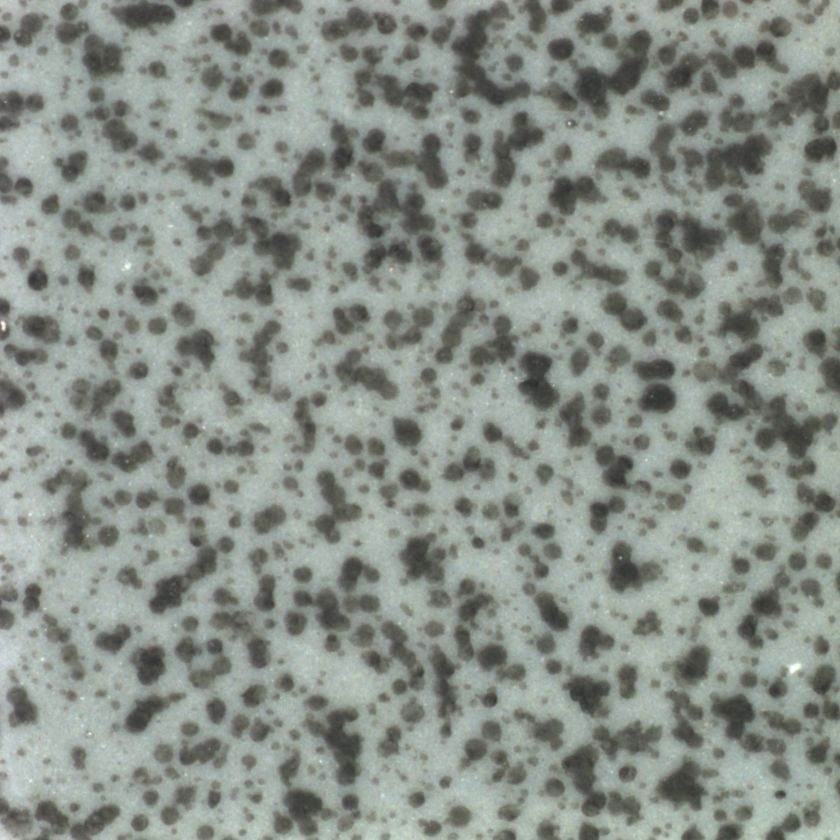
#> input picture uploads/WhatsApp_Image_2026-04-03_at_9.35.27_PM.jpeg, 840 x 840 px
$ python -i content_analysis.py   (imports and definitions only)   (older library calls are emulated)
#> lines starting #> are read from the running program, lines starting #| are printed output that depends on the picture
# modules/content/content_analysis.py
"""Content analysis module for extracting scene and object metrics from images.

Analyses background complexity, lighting conditions, object coverage,
orientation, aspect ratio, and centre offset. Produces a composite content
score (0–100) suitable for dataset suitability assessment.

Enhanced with:
  - GrabCut segmentation (Otsu fallback)
  - Multi-feature background analysis (edge + entropy + colour)
  - Confidence scores
  - Content score (0–100)
  - Bounding box data for visualisation
"""

import math
import cv2
import numpy as np

from modules.utils.models import ContentMetrics


class ContentAnalyzer:
    """Analyse content characteristics of an image.

    Parameters
    ----------
    image_path : str
        Path to the image file to analyse.

    Raises
    ------
    ValueError
        If the image cannot be opened.
    """

    def __init__(self, image_path: str):
        self.image_path = image_path
        self.image = cv2.imread(image_path)
#> self.image is the input picture: shape (840, 840, 3); mean B, G, R 136.9, 144.2, 137
        if self.image is None:
            raise ValueError(f"Cannot open image: {image_path}")
        self.gray = cv2.cvtColor(self.image, cv2.COLOR_BGR2GRAY)
        self.height, self.width = self.gray.shape
        self._fg_mask = None
        self._bounding_rect = None

    # ------------------------------------------------------------------
    # Background complexity – multi-feature
    # ------------------------------------------------------------------
    def _edge_density(self) -> float:
        edges = cv2.Canny(self.gray, 100, 200)
        return float(np.sum(edges > 0) / (self.width * self.height))

    def _texture_entropy(self) -> float:
        """Approximate local entropy using Laplacian standard deviation."""
        lap = cv2.Laplacian(self.gray, cv2.CV_64F)
        return float(np.std(lap))

    def _colour_variance(self) -> float:
        """Mean per-channel standard deviation in BGR."""
        stds = [float(np.std(self.image[:, :, c])) for c in range(3)]
        return float(np.mean(stds))

    def _background_complexity(self) -> tuple[str, float]:
        """Classify background using edge density + texture entropy + colour variance.

        Returns
        -------
        tuple[str, float]
            ``(label, confidence)`` where label is one of ``"Simple"``,
            ``"Moderate"``, or ``"Complex"``.
        """
        ed = self._edge_density()
#> in _edge_density, `edges = cv2.Canny(self.gray, 100, 200)`:
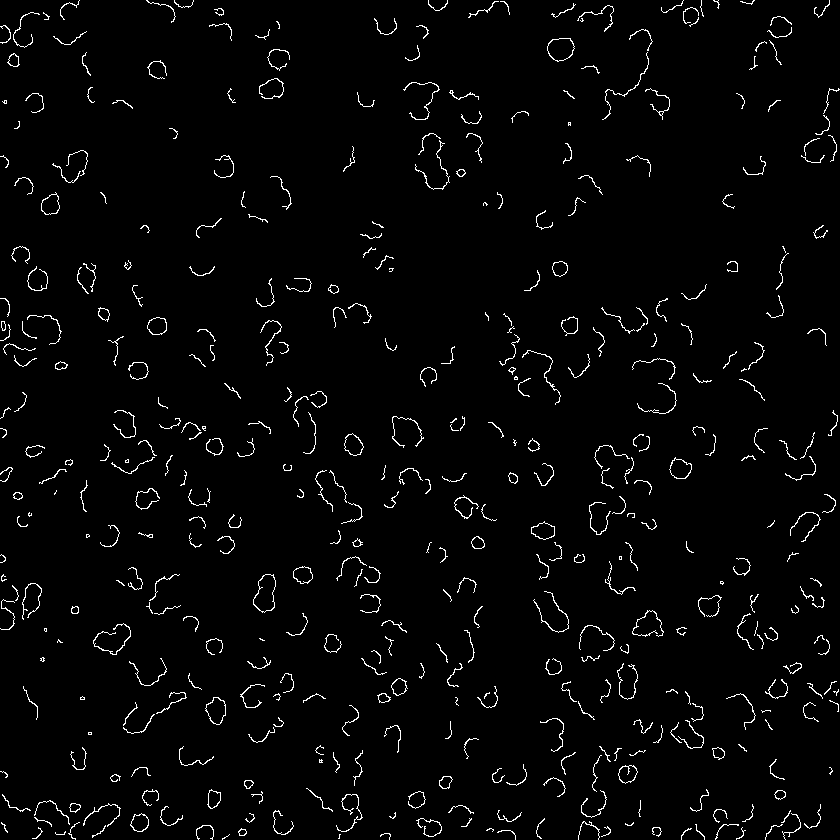
#> edges: shape (840, 840); 2.5% white in thin lines or dots
        te = self._texture_entropy()
        cv_val = self._colour_variance()

        # Normalise each to 0–1
        ed_score = min(ed / 0.15, 1.0)
        te_score = min(te / 60.0, 1.0)
        cv_score = min(cv_val / 80.0, 1.0)

        # Weighted vote
        complexity = 0.40 * ed_score + 0.30 * te_score + 0.30 * cv_score

        if complexity < 0.25:
            label = "Simple"
        elif complexity < 0.55:
            label = "Moderate"
        else:
            label = "Complex"

        # Confidence: distance from nearest boundary
        distances = [abs(complexity - 0.25), abs(complexity - 0.55)]
        confidence = round(min(1.0, min(distances) / 0.15), 4)
        return label, confidence

    # ------------------------------------------------------------------
    # Lighting
    # ------------------------------------------------------------------
    def _lighting(self) -> str:
        """Classify lighting as ``"Dark"``, ``"Normal"``, or ``"Bright"``."""
        mean_val = np.mean(self.gray)
        if mean_val < 70:
            return "Dark"
        elif mean_val > 180:
            return "Bright"
        return "Normal"

    # ------------------------------------------------------------------
    # Object segmentation – GrabCut with Otsu fallback
    # ------------------------------------------------------------------
    def _segment_foreground(self) -> np.ndarray:
        """Return a binary mask (0/255) of the foreground object."""
        if self._fg_mask is not None:
            return self._fg_mask

        # For industrial tile inspection, near-uniform/blank images represent invalid content
        if np.std(self.gray) < 1.0:
            self._fg_mask = np.zeros_like(self.gray)
            return self._fg_mask

        # --- Try GrabCut ---
        try:
            mask = np.zeros(self.gray.shape[:2], np.uint8)
            rect = (
                int(0.1 * self.width),
                int(0.1 * self.height),
                int(0.8 * self.width),
                int(0.8 * self.height),
            )
            bgd = np.zeros((1, 65), np.float64)
            fgd = np.zeros((1, 65), np.float64)
            cv2.grabCut(self.image, mask, rect, bgd, fgd, 5, cv2.GC_INIT_WITH_RECT)
            fg = np.where(
                (mask == cv2.GC_FGD) | (mask == cv2.GC_PR_FGD), 255, 0
            ).astype(np.uint8)
            fg_ratio = np.sum(fg == 255) / (self.width * self.height)
            if 0.01 < fg_ratio < 0.99:
                self._fg_mask = fg
                return fg
        except Exception:
            pass

        # For space-filling industrial tile inputs, if no distinct isolated object is segmented,
        # the entire image frame is considered foreground (100% valid coverage).
        self._fg_mask = np.ones_like(self.gray) * 255
        return self._fg_mask

    # ------------------------------------------------------------------
    # Object coverage
    # ------------------------------------------------------------------
    def _object_coverage(self) -> tuple[float, float]:
        """Return ``(coverage_pct, confidence)``."""
        mask = self._segment_foreground()
        total = self.width * self.height
        coverage = float(np.sum(mask == 255) / total * 100.0)

        # Confidence proxy: edge crispness of the mask boundary
        edges = cv2.Canny(mask, 100, 200)
        edge_sharpness = float(np.sum(edges > 0) / max(1, np.sum(mask == 255)))
        confidence = round(min(1.0, edge_sharpness * 50), 4)
        return round(coverage, 2), confidence

    # ------------------------------------------------------------------
    # Object geometry
    # ------------------------------------------------------------------
    def _object_geometry(self) -> tuple[float, float, float, object]:
        """Return ``(orientation, aspect_ratio, center_offset, bounding_rect)``."""
        mask = self._segment_foreground()
        contours, _ = cv2.findContours(
            mask, cv2.RETR_EXTERNAL, cv2.CHAIN_APPROX_SIMPLE
        )
        if not contours:
            return 0.0, 1.0, 0.0, None

        largest = max(contours, key=cv2.contourArea)
        rect = cv2.minAreaRect(largest)
        (cx, cy), (w, h), angle = rect
        if w < h:
            angle = angle + 90
        orientation = round(angle, 2)
        aspect_ratio = round(w / h if h != 0 else 0, 2)

        img_cx, img_cy = self.width / 2.0, self.height / 2.0
        diag = math.sqrt(self.width ** 2 + self.height ** 2)
        offset_px = math.sqrt((cx - img_cx) ** 2 + (cy - img_cy) ** 2)
        offset_pct = round((offset_px / diag) * 100, 2)

        self._bounding_rect = rect
        return orientation, aspect_ratio, offset_pct, rect

    # ------------------------------------------------------------------
    # Content Score (0–100)
    # ------------------------------------------------------------------
    @staticmethod
    def _content_score(
        coverage: float,
        center_offset: float,
        background: str,
        lighting: str,
    ) -> float:
        """Weighted content score — higher = more suitable for training.

        Weights: coverage 35%, centre offset 25%, background 20%, lighting 20%.
        """
        # Coverage: ideal is >= 40% (no upper penalty limit for space-filling industrial tile inputs)
        if coverage >= 40.0:
            s_cov = 1.0
        else:
            s_cov = coverage / 40.0

        s_offset = max(0.0, 1.0 - center_offset / 20.0)

        bg_map = {"Simple": 1.0, "Moderate": 0.6, "Complex": 0.3}
        s_bg = bg_map.get(background, 0.5)

        lt_map = {"Normal": 1.0, "Bright": 0.6, "Dark": 0.5}
        s_lt = lt_map.get(lighting, 0.5)

        score = (0.35 * s_cov + 0.25 * s_offset + 0.20 * s_bg + 0.20 * s_lt) * 100
        return round(score, 2)

    # ------------------------------------------------------------------
    # Public API
    # ------------------------------------------------------------------
    def analyze(self) -> ContentMetrics:
        """Run all content checks and return a :class:`ContentMetrics` instance."""
        background, bg_conf = self._background_complexity()
#> in _background_complexity, `ed = self._edge_density()`: ed = 0.0253
#> in _texture_entropy, `lap = cv2.Laplacian(self.gray, cv2.CV_64F)`:
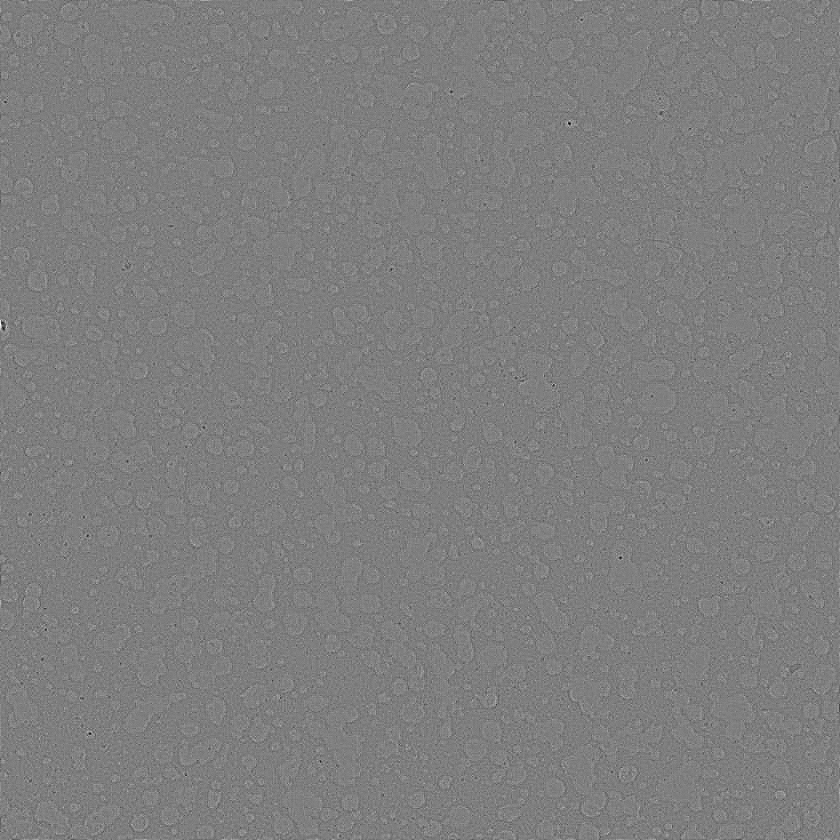
#> lap: shape (840, 840) float64; min -103, max 104, mean 0; drawn with min black and max white
#> in _background_complexity, `te = self._texture_entropy()`: te = 6.46
#> in _colour_variance, `stds = [float(np.std(self.image[:, :, c])) for c in range(3)]`: stds = [35.34, 35.85, 32.09]
#> in _background_complexity, `cv_val = self._colour_variance()`: cv_val = 34.43
#> in _background_complexity, `ed_score = min(ed / 0.15, 1.0)`: ed_score = 0.169
#> in _background_complexity, `te_score = min(te / 60.0, 1.0)`: te_score = 0.108
#> in _background_complexity, `cv_score = min(cv_val / 80.0, 1.0)`: cv_score = 0.43
#> in _background_complexity, `complexity = 0.40 * ed_score + 0.30 * te_score + 0.30 * cv_score`: complexity = 0.229
#> in _background_complexity, `distances = [abs(complexity - 0.25), abs(complexity - 0.55)]`: distances = [0.0211, 0.321]
#> in _background_complexity, `confidence = round(min(1.0, min(distances) / 0.15), 4)`: confidence = 0.141
#> background = 'Simple'; bg_conf = 0.141
        lighting = self._lighting()
#> in _lighting, `mean_val = np.mean(self.gray)`: mean_val = 141.2
        coverage, cov_conf = self._object_coverage()
        orientation, aspect_ratio, center_offset, brect = self._object_geometry()
        content_score = self._content_score(
            coverage, center_offset, background, lighting
        )
#> content_score = 99.92

        return ContentMetrics(
            background=background,
            background_confidence=bg_conf,
            lighting=lighting,
            object_coverage=coverage,
            coverage_confidence=cov_conf,
            orientation=orientation,
            aspect_ratio=aspect_ratio,
            center_offset=center_offset,
            content_score=content_score,
            foreground_mask=self._fg_mask,
            bounding_rect=brect,
        )

>>> result = ContentAnalyzer('../../uploads/WhatsApp_Image_2026-04-03_at_9.35.27_PM.jpeg').analyze()

$ run again, on uploads/003.png
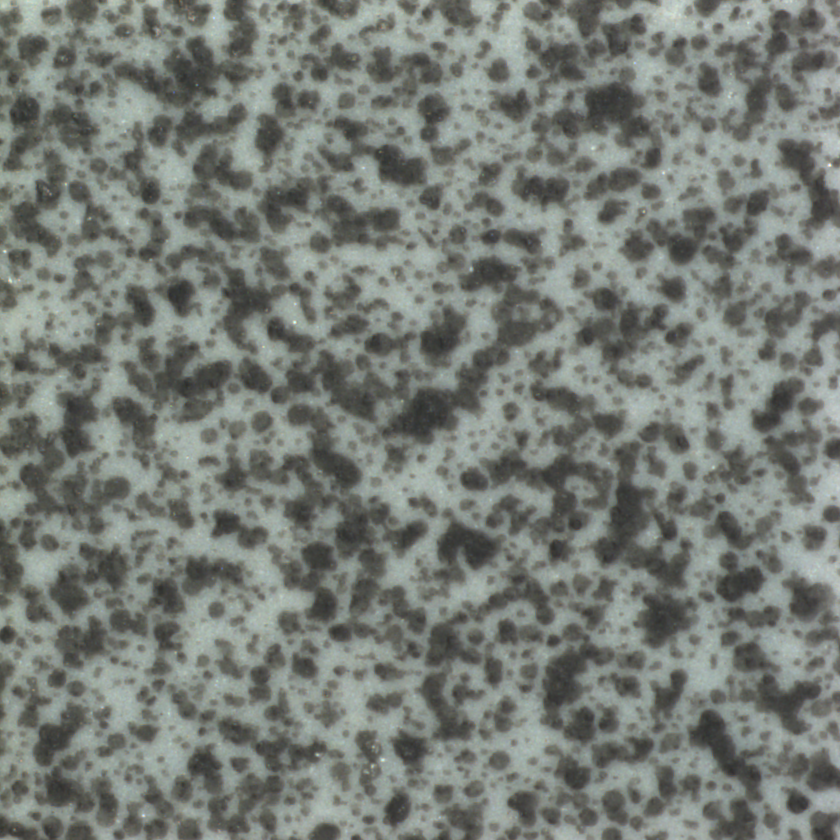
#> input picture uploads/003.png, 840 x 840 px
#> in __init__, self.image is the input picture: shape (840, 840, 3); mean B, G, R 118.5, 124.7, 119.3
#> in _edge_density, `edges = cv2.Canny(self.gray, 100, 200)`:
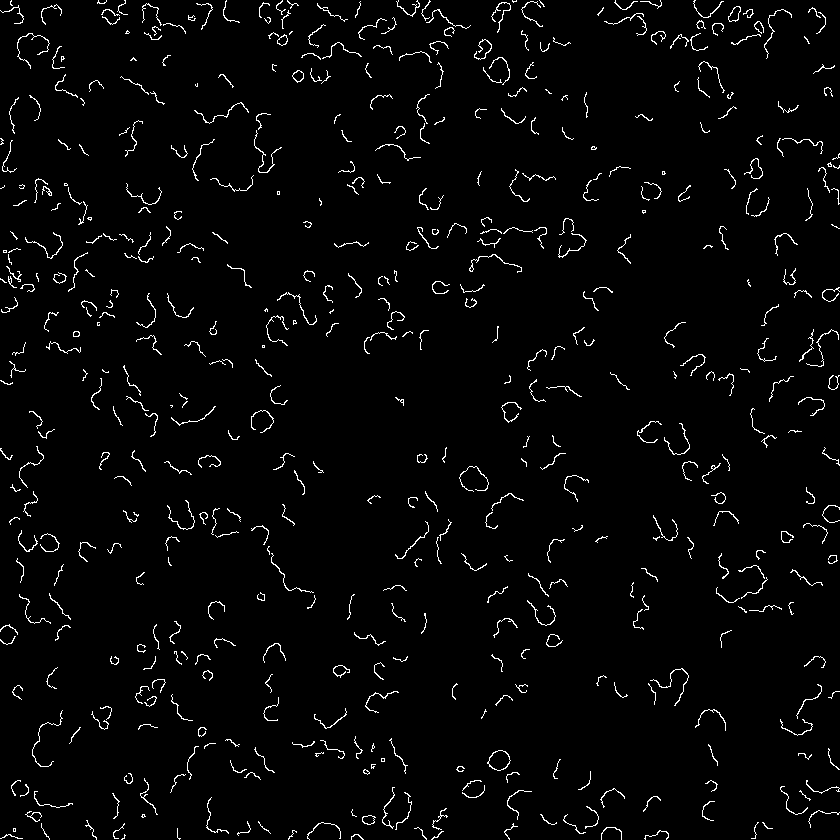
#> edges: shape (840, 840); 2.7% white in thin lines or dots
#> ed = 0.0267
#> in _texture_entropy, `lap = cv2.Laplacian(self.gray, cv2.CV_64F)`:
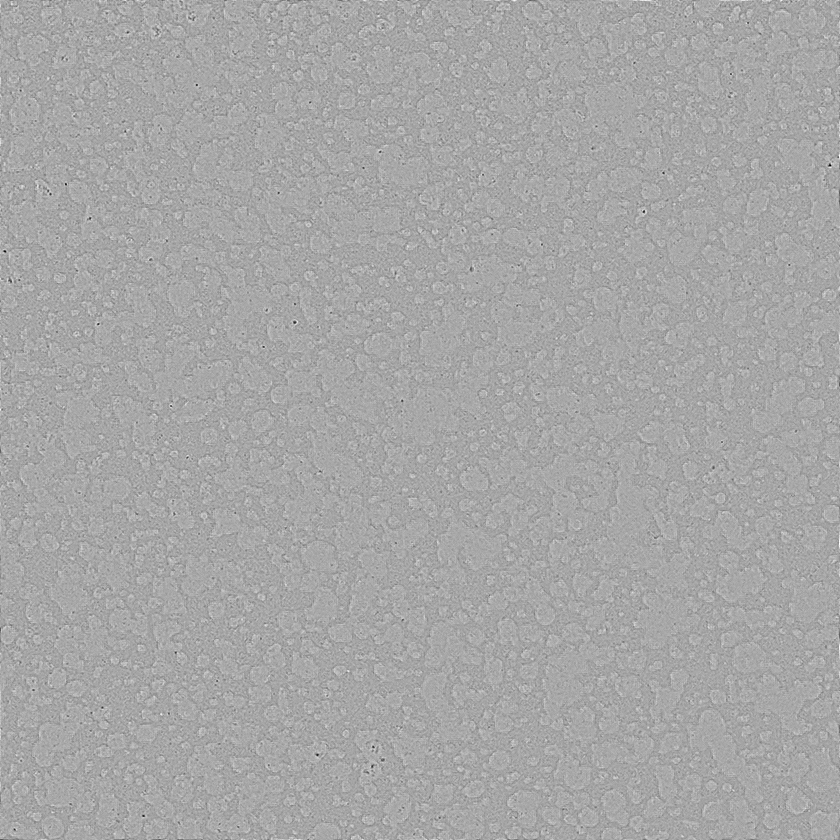
#> lap: shape (840, 840) float64; min -99, max 52, mean 0; drawn with min black and max white
#> te = 6.41
#> stds = [33.8, 34.4, 30.6]
#> cv_val = 32.93
#> ed_score = 0.178
#> te_score = 0.107
#> cv_score = 0.412
#> complexity = 0.227
#> distances = [0.0233, 0.323]
#> in _background_complexity, `confidence = round(min(1.0, min(distances) / 0.15), 4)`: confidence = 0.155
#> background = 'Simple'; bg_conf = 0.155
#> mean_val = 122.4
#> mask: shape (840, 840); every value is 255
#> content_score = 99.92
